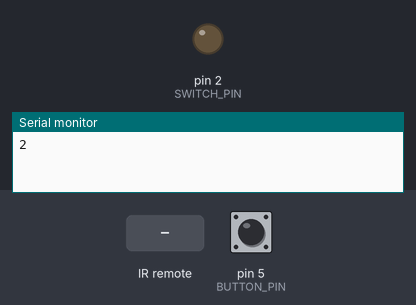
The sketch below on a simulated Arduino Uno, built with avr-gcc and run on an emulated ATmega328P. Shown: output pins drawn as LEDs (lit = HIGH), the last lines printed to the serial monitor. Inputs (shaded band) come from the test bench; at power-on: pin 5 (BUTTON_PIN) HIGH.

Above: at 1.2 s.
1.3 s: pin 5 (BUTTON_PIN) pulled LOW for 0.15 s
At 2.7 s:
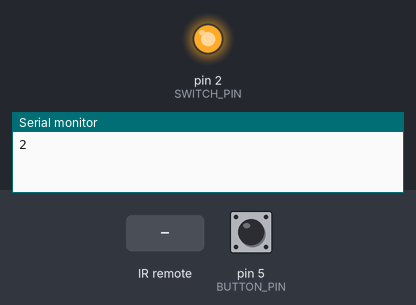
3.0 s: infrared code 0xB5E9B811 received
At 3.9 s:
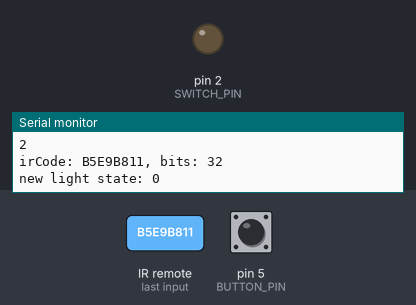
4.5 s: pin 5 (BUTTON_PIN) pulled LOW for 1 s
At 5.3 s:
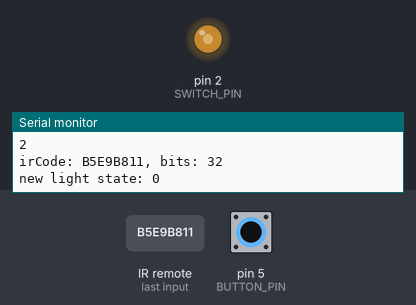
7.0 s: pin 5 (BUTTON_PIN) pulled LOW for 0.15 s
At 8.3 s:
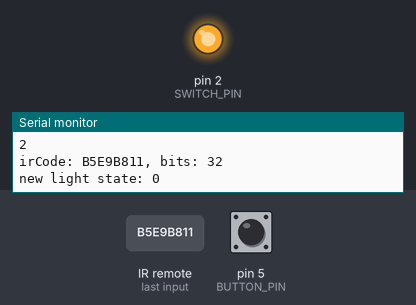
8.7 s: pin 5 (BUTTON_PIN) pulled LOW for 3.2 s
At 9.7 s:
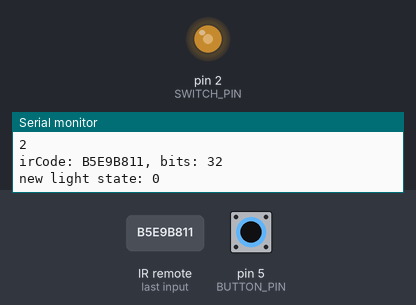
Timing chart, 0 to 13.4 s (numbered marks = the images above; inputs shaded):
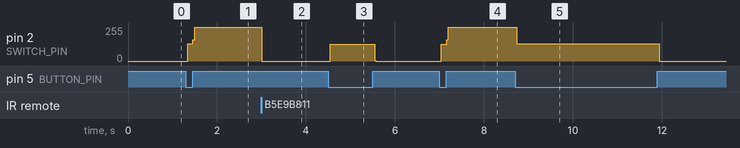

The sketch:

light_switch.ino
```cpp
#include <IRremote.h>;
#include <Bounce2.h>;

const int SWITCH_PIN = 2;
const int IR_PIN = 13;
const int BUTTON_PIN = 5;


int lightState = 0;
int remoteTriggered = 0;

IRrecv irrecv(IR_PIN); //Creates a variable of type IRrecv
decode_results results;
// Instantiate a Bounce object
Bounce debouncer = Bounce();

// the setup function runs once when you press reset or power the board
void setup() {
  Serial.begin(9600);
  Serial.println(SWITCH_PIN);
  // initialize digital pin SWITCH_PIN as an output.
  pinMode(SWITCH_PIN, OUTPUT);
  pinMode(IR_PIN, INPUT);
  pinMode(BUTTON_PIN, INPUT_PULLUP);

  // After setting up the button, setup the Bounce instance :
  debouncer.attach(BUTTON_PIN);
  debouncer.interval(1); // interval in ms

  digitalWrite(SWITCH_PIN, lightState);

  irrecv.enableIRIn();
}

// the loop function runs over and over again forever
void loop() {

  // Update the Bounce instance :
  debouncer.update();

  // Get the updated value :
  int value = debouncer.read();

  // Turn on or off the LED as determined by the state :
  if ( value == LOW ) {
    lightState = !lightState;
    digitalWrite(SWITCH_PIN, lightState );
  }
  else {
    if (irrecv.decode(&results)) //if the ir receiver module receiver data

    {
      Serial.print("irCode: "); //print"irCode: "
      Serial.print(results.value, HEX); //print the value in hexdecimal
      Serial.print(", bits: "); //print" , bits: "
      Serial.println(results.bits); //print the bits
      irrecv.resume(); // Receive the next value
      remoteTriggered = 1;
      //delay 600ms
    }


    //  if (results.value == 0xFFA25D)
    if (results.value == 0xB5E9B811)
    {
      if (remoteTriggered == 1) {
        lightState = !lightState;
        Serial.print("new light state: ");
        Serial.print(lightState);
        Serial.println();
        digitalWrite(SWITCH_PIN, lightState);
        remoteTriggered = 0;
      }
    }
  }

  //  delay(100);
}
```

Measured:
- after the input at 1.3 s, pin 2 (SWITCH_PIN): 0/255 → 128/255 at once, → 255/255 0.12 s later
- after the input at 3.0 s, pin 2 (SWITCH_PIN): 255/255 → 0/255 at once
- after the input at 4.5 s, pin 2 (SWITCH_PIN): 0/255 → 127/255 at once, → 0/255 1.0 s later
- after the input at 7.0 s, pin 2 (SWITCH_PIN): 0/255 → 127/255 at once, → 255/255 0.12 s later
- after the input at 8.7 s, pin 2 (SWITCH_PIN): 255/255 → 128/255 at once, → 0/255 3.2 s later
